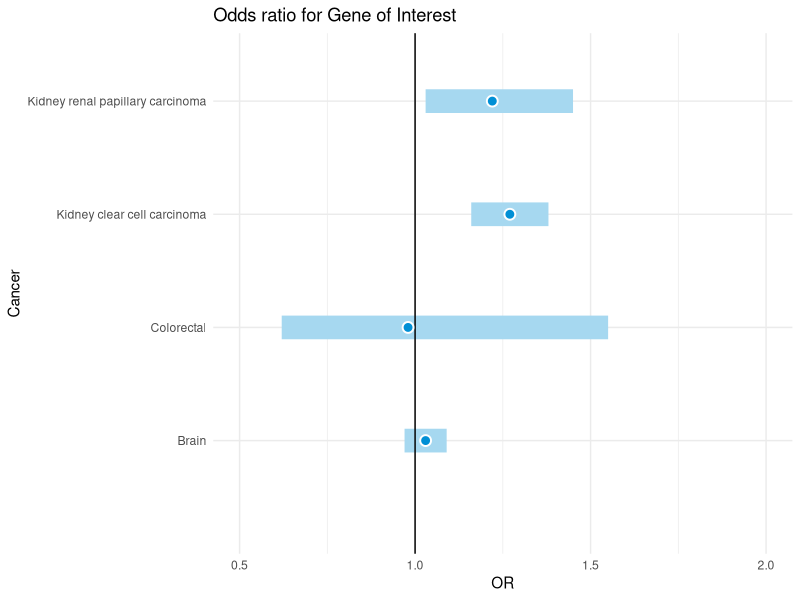

Recreate this plot in R.
## ---- chunk 1
df_data <- data.frame(Cancer=c("Brain", "Colorectal", "Kidney clear cell carcinoma", "Kidney renal papillary carcinoma"),
                      OR=c(1.03, 0.98, 1.27, 1.22),
                      OR_lower=c(0.97, 0.62, 1.16, 1.03),
                      OR_upper=c(1.09, 1.55, 1.38, 1.45)
                      )

### Visualize

if (!require('ggplot2')) install.packages('ggplot2'); library('ggplot2')   # Load ggplot2 library



p <- ggplot(df_data, aes(x=Cancer, y=OR, ymin=OR_lower, ymax=OR_upper)) + 
  geom_linerange(size=8, colour="#a6d8f0") +
  geom_hline(aes(x=0, yintercept=1), lty=1) +
  geom_point(size=3, shape=21, fill="#008fd5", colour = "white", stroke = 1) +
  scale_y_continuous(limits = c(0.5, 2)) +
  coord_flip() +
  ggtitle("Odds ratio for Gene of Interest") +
  theme_minimal()
p
